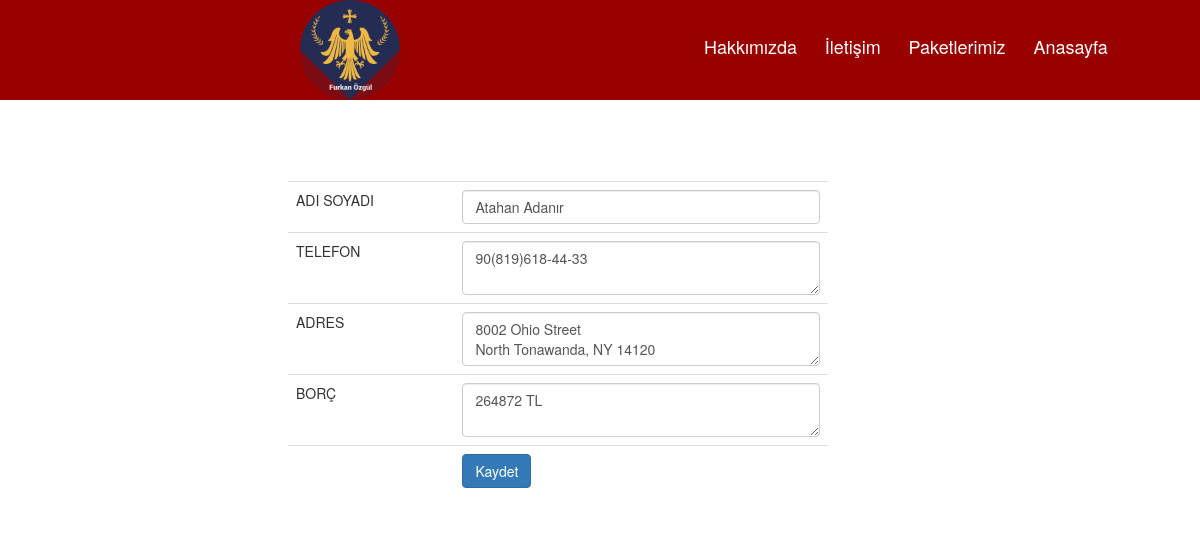
Page /duzenle.php?id=1 on the committed database.
### tables this page shows
CREATE TABLE `icerik` (
  `id` int(50) NOT NULL,
  `adisoyadi` varchar(100) NOT NULL,
  `telefon` varchar(100) NOT NULL,
  `adres` varchar(100) NOT NULL,
  `borc` varchar(100) NOT NULL,
  `userid` int(100) NOT NULL
);

### duzenle.php (the view, shortened to what this page needs)
<?php
include("vt.php");
?>
<!doctype html>
<html>
<head>
<link rel="stylesheet" href="https://maxcdn.bootstrapcdn.com/bootstrap/3.3.7/css/bootstrap.min.css">
    <header style="background-color: #990000">
        <img src="logo.png" width="100" style="border-radius: 50%;margin-left: 25%">
        <a style="margin-left: 25%;color: white" class="header-connector">Hakkımızda</a>
        <a style="color: white" class="header-connector">İletişim</a>
        <a style="color: white" class="header-connector">Paketlerimiz</a>
        <a style="color: white" class="header-connector">Anasayfa</a>
    </header>
</head>
<body>
<?php
$sorgu = $baglanti->query("SELECT * FROM icerik WHERE id =".(int)$_GET['id']);
$sonuc = $sorgu->fetch_assoc();
?>
<div class="container">
<div class="col-md-6">
<form action="" method="post">
    <table class="table" style="margin-left: 45%;margin-top: 15%">
        <tr>
            <td>ADI SOYADI</td>
            <td><input type="text" name="adisoyadi" class="form-control" value="<?php echo $sonuc['adisoyadi'];
                  ?>">
            </td>
        </tr>
        <tr>
            <td>TELEFON</td>
            <td><textarea name="telefon" class="form-control"><?php echo $sonuc['telefon']; ?></textarea></td>
        </tr>
        <tr>
            <td>ADRES</td>
            <td><textarea name="adres" class="form-control"><?php echo $sonuc['adres']; ?></textarea></td>
        </tr>
        <tr>
            <td>BORÇ</td>
            <td><textarea name="borc" class="form-control"><?php echo $sonuc['borc']; ?></textarea></td>
        </tr>
        <tr>
            <td></td>
            <td><input type="submit" class="btn btn-primary" value="Kaydet"></td>
        </tr>
    </table>
</form>
</div>
</body>
</html>

### duzenle.php (style rules this page uses)
.header-connector { font-size: 18px; margin-left: 2%; }

### rows in the picture
icerik: adisoyadi "Atahan Adanır", telefon "90(819)618-44-33", adres "8002 Ohio Street North Tonawanda, NY 14120", borc "264872 TL"
